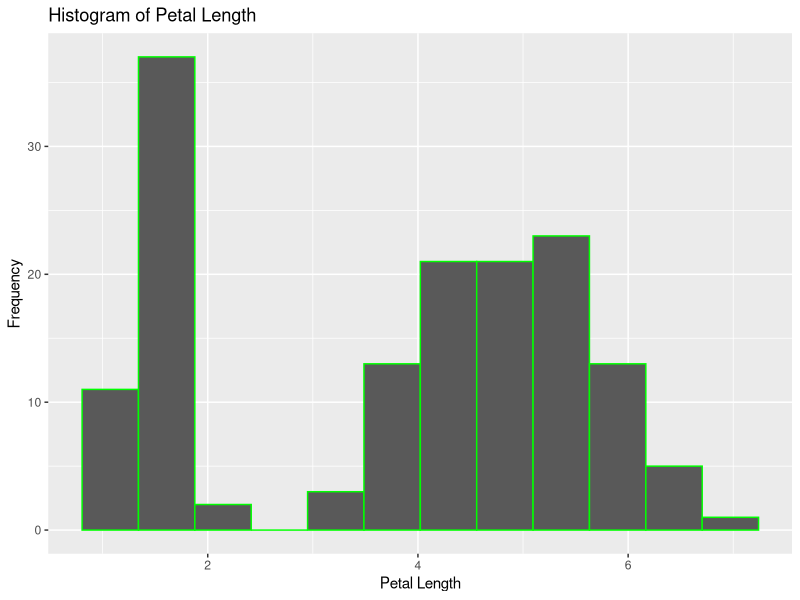
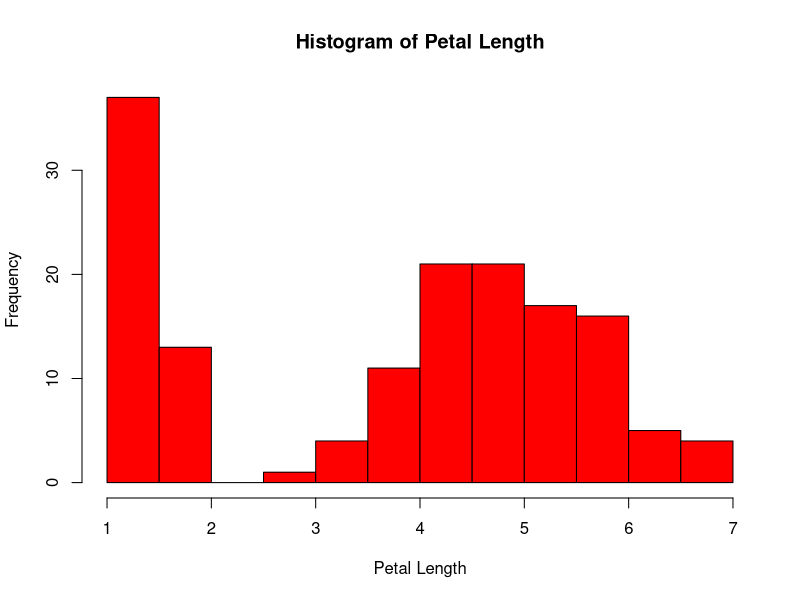

The R source for these figures, in order:
library(ggplot2)
data(iris)
petal_length_mean <- mean(iris$Petal.Length)


plot <- ggplot(iris,aes(Petal.Length,color = 'green'))+
  geom_histogram(bins = 12, color = 'green')+
  labs(x="Petal Length",
       y="Frequency",
        title = "Histogram of Petal Length")

print(plot)

hist(iris$Petal.Length,
     xlab = "Petal Length",
     col = "red",
     main = "Histogram of Petal Length")
# test